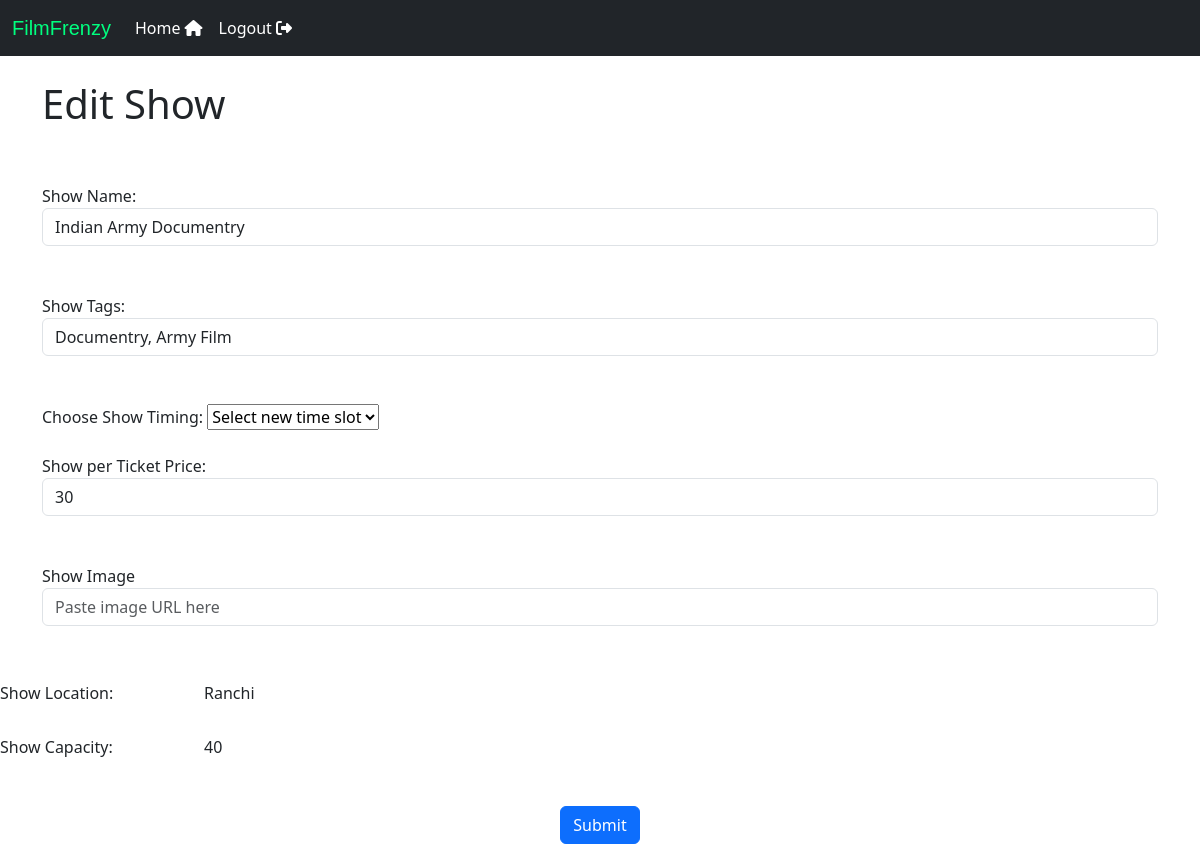
The page /3/5/edit_shows (signed in) on the database its author committed.
### models.py (models this page shows, shortened)
class Show(db.Model):
    id = db.Column(db.Integer, primary_key=True)
    name = db.Column(db.String(100), nullable=False)
    avg_rating = db.Column(db.Float)
    tags = db.Column(db.String(100))
    price = db.Column(db.Integer, nullable=False)
    show_timing = db.Column(db.String(20), nullable=False)
    venue_id = db.Column(db.Integer, db.ForeignKey('venue.id'),
                         nullable=False)  # pass venue obj here to gain access to all fields (wherever there is foreign key links)
    show_capacity = db.Column(db.Integer, nullable=False)
    simg = db.Column(db.String(2000))
    booking = db.relationship("Booking", backref="show",
                              cascade="all, delete")  # this will return a list of booking object for a given show
    ratings = db.relationship("Usr", backref="show", cascade="all, delete")

class Venue(db.Model):
    id = db.Column(db.Integer, primary_key=True)
    name = db.Column(db.String(100), nullable=False)
    location = db.Column(db.String(100), nullable=False)
    capacity = db.Column(db.Integer)
    vimg = db.Column(db.String(2000))
    shows = db.relationship("Show", backref="venue", cascade="all, delete")
    booking = db.relationship("Booking", backref="venue", cascade="all, delete")

### views.py (the view, shortened to what this page needs)
@views.route("/<int:venue_id>/<int:show_id>/edit_shows", methods=['GET', 'POST'])
@login_required  # only admin
def edit_shows(venue_id, show_id):
    if not (current_user.admin):
        return render_template("404.html")
    v = Venue.query.get(venue_id)
    s = Show.query.get(show_id)
    return render_template("edit_show.html", admin=current_user, user=current_user, id=current_user.id, v=v, s=s)

### app.py (called while the page is built)
@login_manager.user_loader
def load_user(id):
    return User.query.get(int(id))

### templates/edit_show.html (shortened to what this page needs)
{% extends "base2show.html" %}
{% block content %}
<h1>Edit Show</h1>
<br>
<br>
<form method="POST">
    <div class="form-group">
      <label for="name">Show Name: </label><br>
      <input type="text" class="form-control"  name=name id="name" placeholder="Show Name" value="{{s.name}}">
    </div>
    <br>
    <br>
    <div class="form-group">
      <label for="name">Show Tags: </label><br>
      <input type="text" class="form-control"  name=tags id="tags" placeholder="Show Tag" value="{{s.tags}}">
    </div>
    <br>
    <br>
    <div class="form-group">
      <label for="Show Timing">Choose Show Timing:</label>
      <select name="show_timing" id="show_timing">
        <option value='none'>Select new time slot</option>
      </select>
      <br><br>
      <label for="price">Show per Ticket Price: </label><br>
      <input type="text" class="form-control"  name=price id="price" placeholder="Enter unit ticket price" value="{{s.price}}">
    </div>
    <br>
    <br>
    <label for="image">Show Image</label><br>
      <input type="text" class="form-control"  name=image id="image" placeholder="Paste image URL here">
    </div>
    <br>
    <br>
      <div class="mb-3 row">
        <label for="staticLocation" class="col-sm-2 col-form-label">Show Location: </label>
        <div class="col-sm-10">
          <input type="text" readonly class="form-control-plaintext" id="staticLocation" value="{{v.location}}">
        </div>
      </div>
      <div class="mb-3 row">
        <label for="staticCapacity" class="col-sm-2 col-form-label">Show Capacity: </label>
        <div class="col-sm-10">
          <input type="text" readonly class="form-control-plaintext" id="staticLocation" value="{{v.capacity}}">
        </div>
      </div>
      <br />
      <div align="center">
        <button class="btn btn-primary" type="submit">Submit</button>
      </div>
{% endblock %}

### rows shown on the page
Show: name "Indian Army Documentry", tags "Documentry, Army Film", price "30"
Venue: location "Ranchi", capacity "40"
